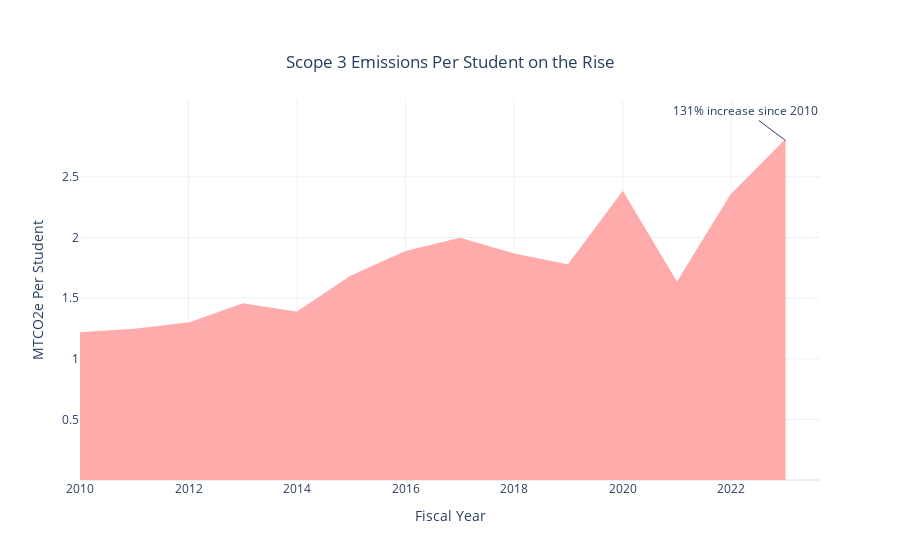

Notebook code for this chart:
### Code cell
# Filter data for 'Scope 3'
scope3_per_student = per_student[per_student['Scope'] == 3]

# Group by 'Fiscal Year' and sum 'GHG MTCDE'
year_scope3_totals = scope3_per_student.groupby('Fiscal Year')['GHG MTCDE'].sum().reset_index()

# Define color mapping for scopes
color_mapping = {
    1: '#73B7ED',  # blue
    2: '#0068C9',  # green
    3: '#FFABAB'   # red
}

# Create an area chart for the total over time for Scope 3
scope3_emissions_over_time = px.area(year_scope3_totals, 
                                     x='Fiscal Year', 
                                     y='GHG MTCDE', 
                                     title='Scope 3 Emissions Per Student on the Rise',
                                     template='plotly_white',  # Use the white theme
                                     labels={'GHG MTCDE': 'MTCO2e Per Student', 'Fiscal Year': 'Fiscal Year'},  # Improve axis labels
                                     color_discrete_sequence=[color_mapping[3]])  # Use the color mapping for Scope 3

# Update the fillcolor for each trace
for trace in scope3_emissions_over_time.data:
    trace.fillcolor = trace.line.color

scope3_emissions_over_time.update_yaxes(tickvals=[0.5, 1, 1.5, 2, 2.5])

# Calculate percent increase since 2010
percent_increase = ((year_scope3_totals['GHG MTCDE'].iloc[-1] - year_scope3_totals['GHG MTCDE'].iloc[0]) / year_scope3_totals['GHG MTCDE'].iloc[0]) * 100

# Add annotation
scope3_emissions_over_time.add_annotation(
    x=2023,
    y=2.8,
    text=f"{percent_increase:.0f}% increase since 2010",
    showarrow=True,
    arrowhead=0,
    ax=-40,
    ay=-30
)


scope3_emissions_over_time.update_layout(
    title={
        'y':0.9,
        'x':0.5,
        'xanchor': 'center',
        'yanchor': 'top'})

# Show the plot
scope3_emissions_over_time.show()
#pio.write_image(scope3_emissions_over_time, 'scope3.png', width=800, height=600, scale=2)  #render the chart in hd

### Figure 1 — Plotly figure (JSON) as saved in the notebook; plotly's stock layout.template omitted (floating-point values rounded to 4 significant figures)
{"data": [{"fillcolor": "#FFABAB", "fillpattern": {"shape": ""}, "hovertemplate": "Fiscal Year=%{x}<br>MTCO2e Per Student=%{y}<extra></extra>", "legendgroup": "", "line": {"color": "#FFABAB"}, "marker": {"symbol": "circle"}, "mode": "lines", "name": "", "orientation": "v", "showlegend": false, "stackgroup": "1", "type": "scatter", "x": [2010, 2011, 2012, 2013, 2014, 2015, 2016, 2017, 2018, 2019, 2020, 2021, 2022, 2023], "xaxis": "x", "y": [1.21, 1.24, 1.29, 1.45, 1.38, 1.68, 1.88, 1.99, 1.86, 1.77, 2.37, 1.62, 2.35, 2.8], "yaxis": "y"}], "layout": {"annotations": [{"arrowhead": 0, "ax": -40, "ay": -30, "showarrow": true, "text": "131% increase since 2010", "x": 2023, "y": 2.8}], "legend": {"tracegroupgap": 0}, "title": {"text": "Scope 3 Emissions Per Student on the Rise", "x": 0.5, "xanchor": "center", "y": 0.9, "yanchor": "top"}, "xaxis": {"anchor": "y", "domain": [0, 1], "title": {"text": "Fiscal Year"}}, "yaxis": {"anchor": "x", "domain": [0, 1], "tickvals": [0.5, 1, 1.5, 2, 2.5], "title": {"text": "MTCO2e Per Student"}}}}
